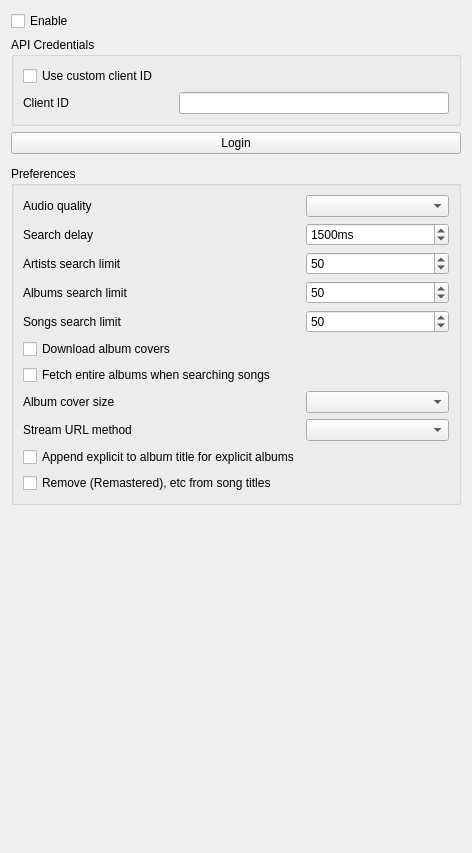
<?xml version="1.0" encoding="UTF-8"?>
<ui version="4.0">
 <class>TidalSettingsPage</class>
 <widget class="QWidget" name="TidalSettingsPage">
  <property name="geometry">
   <rect>
    <x>0</x>
    <y>0</y>
    <width>472</width>
    <height>853</height>
   </rect>
  </property>
  <property name="windowTitle">
   <string>Tidal</string>
  </property>
  <layout class="QVBoxLayout" name="layout_tidalsettingspage">
   <item>
    <widget class="QCheckBox" name="enable">
     <property name="text">
      <string>Enable</string>
     </property>
    </widget>
   </item>
   <item>
    <widget class="QGroupBox" name="groupbox_api_credentials">
     <property name="sizePolicy">
      <sizepolicy hsizetype="Preferred" vsizetype="Maximum">
       <horstretch>0</horstretch>
       <verstretch>0</verstretch>
      </sizepolicy>
     </property>
     <property name="title">
      <string>API Credentials</string>
     </property>
     <layout class="QFormLayout" name="layout_api_credentials">
      <item row="0" column="0">
       <widget class="QCheckBox" name="checkbox_use_custom_client_id">
        <property name="text">
         <string>Use custom client ID</string>
        </property>
       </widget>
      </item>
      <item row="1" column="0">
       <widget class="QLabel" name="label_client_id">
        <property name="minimumSize">
         <size>
          <width>150</width>
          <height>0</height>
         </size>
        </property>
        <property name="text">
         <string>Client ID</string>
        </property>
       </widget>
      </item>
      <item row="1" column="1">
       <widget class="QLineEdit" name="client_id">
        <property name="text">
         <string notr="true"/>
        </property>
       </widget>
      </item>
     </layout>
    </widget>
   </item>
   <item>
    <widget class="QPushButton" name="button_login">
     <property name="text">
      <string>Login</string>
     </property>
    </widget>
   </item>
   <item>
    <widget class="LoginStateWidget" name="login_state" native="true"/>
   </item>
   <item>
    <widget class="QGroupBox" name="groupbox_preferences">
     <property name="title">
      <string>Preferences</string>
     </property>
     <layout class="QFormLayout" name="layout_preferences">
      <item row="0" column="0">
       <widget class="QLabel" name="label_quality">
        <property name="text">
         <string>Audio quality</string>
        </property>
       </widget>
      </item>
      <item row="0" column="1">
       <widget class="QComboBox" name="quality">
        <property name="currentText">
         <string notr="true"/>
        </property>
       </widget>
      </item>
      <item row="1" column="0">
       <widget class="QLabel" name="label_searchdelay">
        <property name="text">
         <string>Search delay</string>
        </property>
       </widget>
      </item>
      <item row="1" column="1">
       <widget class="QSpinBox" name="searchdelay">
        <property name="suffix">
         <string>ms</string>
        </property>
        <property name="minimum">
         <number>0</number>
        </property>
        <property name="maximum">
         <number>10000</number>
        </property>
        <property name="singleStep">
         <number>50</number>
        </property>
        <property name="value">
         <number>1500</number>
        </property>
       </widget>
      </item>
      <item row="2" column="0">
       <widget class="QLabel" name="label_artistssearchlimit">
        <property name="text">
         <string>Artists search limit</string>
        </property>
       </widget>
      </item>
      <item row="2" column="1">
       <widget class="QSpinBox" name="artistssearchlimit">
        <property name="minimum">
         <number>1</number>
        </property>
        <property name="maximum">
         <number>100</number>
        </property>
        <property name="value">
         <number>50</number>
        </property>
       </widget>
      </item>
      <item row="3" column="0">
       <widget class="QLabel" name="label_albumssearchlimit">
        <property name="text">
         <string>Albums search limit</string>
        </property>
       </widget>
      </item>
      <item row="3" column="1">
       <widget class="QSpinBox" name="albumssearchlimit">
        <property name="minimum">
         <number>1</number>
        </property>
        <property name="maximum">
         <number>1000</number>
        </property>
        <property name="value">
         <number>50</number>
        </property>
       </widget>
      </item>
      <item row="4" column="0">
       <widget class="QLabel" name="label_songssearchlimit">
        <property name="text">
         <string>Songs search limit</string>
        </property>
       </widget>
      </item>
      <item row="4" column="1">
       <widget class="QSpinBox" name="songssearchlimit">
        <property name="minimum">
         <number>1</number>
        </property>
        <property name="maximum">
         <number>1000</number>
        </property>
        <property name="value">
         <number>50</number>
        </property>
       </widget>
      </item>
      <item row="5" column="0">
       <widget class="QCheckBox" name="checkbox_download_album_covers">
        <property name="text">
         <string>Download album covers</string>
        </property>
       </widget>
      </item>
      <item row="6" column="0">
       <widget class="QCheckBox" name="checkbox_fetchalbums">
        <property name="text">
         <string>Fetch entire albums when searching songs</string>
        </property>
       </widget>
      </item>
      <item row="7" column="0">
       <widget class="QLabel" name="label_coversize">
        <property name="text">
         <string>Album cover size</string>
        </property>
       </widget>
      </item>
      <item row="7" column="1">
       <widget class="QComboBox" name="coversize">
        <property name="currentText">
         <string notr="true"/>
        </property>
       </widget>
      </item>
      <item row="8" column="0">
       <widget class="QLabel" name="label_streamurl">
        <property name="text">
         <string>Stream URL method</string>
        </property>
       </widget>
      </item>
      <item row="8" column="1">
       <widget class="QComboBox" name="streamurl">
        <property name="currentText">
         <string notr="true"/>
        </property>
       </widget>
      </item>
      <item row="9" column="0">
       <widget class="QCheckBox" name="checkbox_album_explicit">
        <property name="text">
         <string>Append explicit to album title for explicit albums</string>
        </property>
       </widget>
      </item>
      <item row="10" column="0">
       <widget class="QCheckBox" name="checkbox_remove_remastered">
        <property name="text">
         <string>Remove (Remastered), etc from song titles</string>
        </property>
       </widget>
      </item>
     </layout>
    </widget>
   </item>
   <item>
    <spacer name="spacer_middle">
     <property name="orientation">
      <enum>Qt::Vertical</enum>
     </property>
     <property name="sizeHint" stdset="0">
      <size>
       <width>20</width>
       <height>30</height>
      </size>
     </property>
    </spacer>
   </item>
   <item>
    <layout class="QHBoxLayout" name="layout_bottom">
     <item>
      <spacer name="spacer_bottom">
       <property name="orientation">
        <enum>Qt::Horizontal</enum>
       </property>
       <property name="sizeHint" stdset="0">
        <size>
         <width>40</width>
         <height>20</height>
        </size>
       </property>
      </spacer>
     </item>
     <item>
      <widget class="QLabel" name="label_tidal">
       <property name="minimumSize">
        <size>
         <width>64</width>
         <height>64</height>
        </size>
       </property>
       <property name="maximumSize">
        <size>
         <width>64</width>
         <height>64</height>
        </size>
       </property>
       <property name="pixmap">
        <pixmap resource="../../data/icons.qrc">:/icons/64x64/tidal.png</pixmap>
       </property>
      </widget>
     </item>
    </layout>
   </item>
  </layout>
 </widget>
 <customwidgets>
  <customwidget>
   <class>LoginStateWidget</class>
   <extends>QWidget</extends>
   <header>widgets/loginstatewidget.h</header>
   <container>1</container>
  </customwidget>
 </customwidgets>
 <tabstops>
  <tabstop>enable</tabstop>
  <tabstop>checkbox_use_custom_client_id</tabstop>
  <tabstop>client_id</tabstop>
  <tabstop>button_login</tabstop>
  <tabstop>quality</tabstop>
  <tabstop>searchdelay</tabstop>
  <tabstop>artistssearchlimit</tabstop>
  <tabstop>albumssearchlimit</tabstop>
  <tabstop>songssearchlimit</tabstop>
  <tabstop>checkbox_download_album_covers</tabstop>
  <tabstop>checkbox_fetchalbums</tabstop>
  <tabstop>coversize</tabstop>
  <tabstop>streamurl</tabstop>
 </tabstops>
 <resources>
  <include location="../../data/icons.qrc"/>
  <include location="../../data/icons.qrc"/>
  <include location="../../data/icons.qrc"/>
 </resources>
 <connections/>
</ui>
